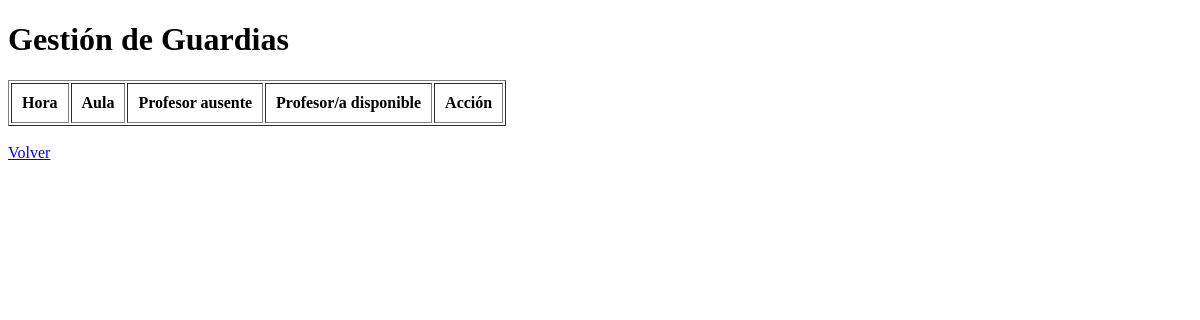
Before: /guardias with the older database file.
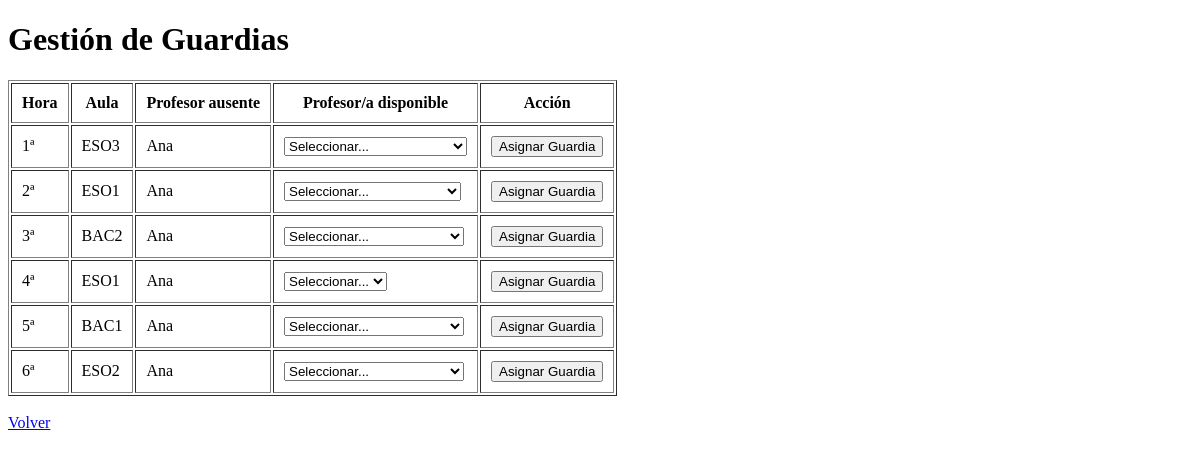
After: the same page with the newer database file.
### tables this page shows
CREATE TABLE ausencias (
    id_ausencia INTEGER PRIMARY KEY AUTOINCREMENT,
    id_profesor INTEGER NOT NULL,
    fecha DATE NOT NULL,
    hora INTEGER NOT NULL,
    FOREIGN KEY (id_profesor) REFERENCES profesores(id_profesor)
);

CREATE TABLE horario (
    id_horario INTEGER PRIMARY KEY AUTOINCREMENT,
    id_profesor INTEGER NOT NULL,
    dia_semana INTEGER NOT NULL CHECK(dia_semana BETWEEN 1 AND 5),
    hora INTEGER NOT NULL,
    tipo TEXT NOT NULL CHECK(tipo IN ('clase', 'guardia', 'libre')),
    aula TEXT,
    UNIQUE(id_profesor, dia_semana, hora), -- Para que un profesor no tenga dos clases al mismo tiempo
    FOREIGN KEY (id_profesor) REFERENCES profesores(id_profesor)
);

CREATE TABLE profesores (
    id_profesor INTEGER PRIMARY KEY AUTOINCREMENT,
    nombre TEXT NOT NULL,
    departamento TEXT NOT NULL
);

### app.py (the view)
@app.route("/guardias")
def vista_guardias():
    dia_actual = datetime.now().isoweekday()
    fecha_hoy = date.today().isoformat()
    filas = db.obtener_ausencias_con_datos_profesor(dia_actual)
    guardias_db = db.obtener_guardias_con_nombre_cubre()
    asignadas = {(g[0], g[1]): {'cubre': g[2]} for g in guardias_db}
    sustitutos_por_hora = {}
    for f in filas:
        hora_ausencia = f[0]
        if hora_ausencia not in sustitutos_por_hora:
            sustitutos_por_hora[hora_ausencia] = db.obtener_profesores_disponibles_en_hora(dia_actual, hora_ausencia)
    return render_template(
        "guardias.html",
        filas=filas,
        sustitutos_por_hora=sustitutos_por_hora,
        asignadas=asignadas,
        fecha_actual=fecha_hoy
    )

### modules/db/db_manager.py (called while the page is built)
def get_connection():
    conn = sqlite3.connect(DB_PATH)
    conn.execute("PRAGMA foreign_keys = ON")
    return conn

def obtener_profesores_disponibles_en_hora(dia_semana, hora):
    with get_connection() as conn:
        cursor = conn.cursor()
        cursor.execute("""
            SELECT p.id_profesor, p.nombre, COUNT(g.id_guardia) as total_guardias
            FROM profesores p
            JOIN presencia pr ON p.id_profesor = pr.id_profesor
            JOIN horario h ON p.id_profesor = h.id_profesor
            LEFT JOIN guardias g ON p.id_profesor = g.id_profesor_cubre
            WHERE pr.fecha = date('now')
              AND pr.presente = 1
              AND h.dia_semana = ?
              AND h.hora = ?
              AND h.tipo = 'libre'
            GROUP BY p.id_profesor
            ORDER BY total_guardias ASC, p.nombre ASC
        """, (dia_semana, hora))
        return cursor.fetchall()

def obtener_ausencias_con_datos_profesor(dia_semana):
    with get_connection() as conn:
        cursor = conn.cursor()
        cursor.execute("""
            SELECT a.hora, h.aula, p.id_profesor, p.nombre
            FROM ausencias a
            JOIN profesores p ON a.id_profesor = p.id_profesor
            JOIN horario h ON a.id_profesor = h.id_profesor
                           AND a.hora = h.hora
                           AND h.dia_semana = ?
            WHERE a.fecha = date('now')
              AND h.tipo = 'clase'
        """, (dia_semana,))
        return cursor.fetchall()

def obtener_guardias_con_nombre_cubre():
    with get_connection() as conn:
        cursor = conn.cursor()
        cursor.execute("""
            SELECT g.hora, g.aula, p.nombre
            FROM guardias g
            JOIN profesores p ON g.id_profesor_cubre = p.id_profesor
            WHERE g.fecha = date('now')
        """)
        return cursor.fetchall()

### templates/guardias.html (shortened to what this page needs)
<!DOCTYPE html>
<html>
<head>
</head>
<body>
<h1>Gestión de Guardias</h1>
<table border="1" cellpadding="10">
    <tr>
        <th>Hora</th>
        <th>Aula</th>
        <th>Profesor ausente</th>
        <th>Profesor/a disponible</th>
        <th>Acción</th>
    </tr>
    {% for f in filas %}
    {% set hora = f[0] %}
    {% set aula = f[1] %}
    {% set nombre_ausente = f[3] %}
    <tr class="{% if (hora, aula) in asignadas %}asignada{% endif %}">
        <td>{{ hora }}ª</td>
        <td>{{ aula }}</td>
        <td>{{ nombre_ausente }}</td>
        <td>
            {% if (hora, aula) not in asignadas %}
                <select name="id_profesor_cubre" form="form_asignar_{{ loop.index }}" required>
                    <option value="">Seleccionar...</option>
                </select>
            {% else %}
                <span style="color: green;">✔ Asignada</span>
            {% endif %}
        </td>
        <td>
            {% if (hora, aula) in asignadas %}
                Cubierta por: <strong>{{ asignadas[(hora, aula)].cubre }}</strong>
                <form method="POST" action="/eliminar" style="display:inline;">
                    <input type="hidden" name="hora" value="{{ hora }}">
                    <input type="hidden" name="aula" value="{{ aula }}">
                    <button type="submit" style="background-color: #ffcccc;">Eliminar</button>
                </form>
            {% else %}
                <form id="form_asignar_{{ loop.index }}" method="POST" action="/registrar">
                    <button type="submit">Asignar Guardia</button>
                </form>
            {% endif %}
        </td>
    </tr>
    {% endfor %}
</table>
<br>
<a href="/">Volver</a>
</body>
</html>

### templates/guardias.html (style rules this page uses)
button { cursor: pointer; }

Changed rows visible on the page:
added ausencias: hora "1"
added horario: aula "ESO3"
now on this page (row unchanged): profesores: nombre "Ana"
added ausencias: hora "2"
added horario: aula "ESO1"
added ausencias: hora "3"
added horario: aula "BAC2"
added ausencias: hora "4"
added horario: aula "ESO1"
added ausencias: hora "5"
added horario: aula "BAC1"
added ausencias: hora "6"
added horario: aula "ESO2"
